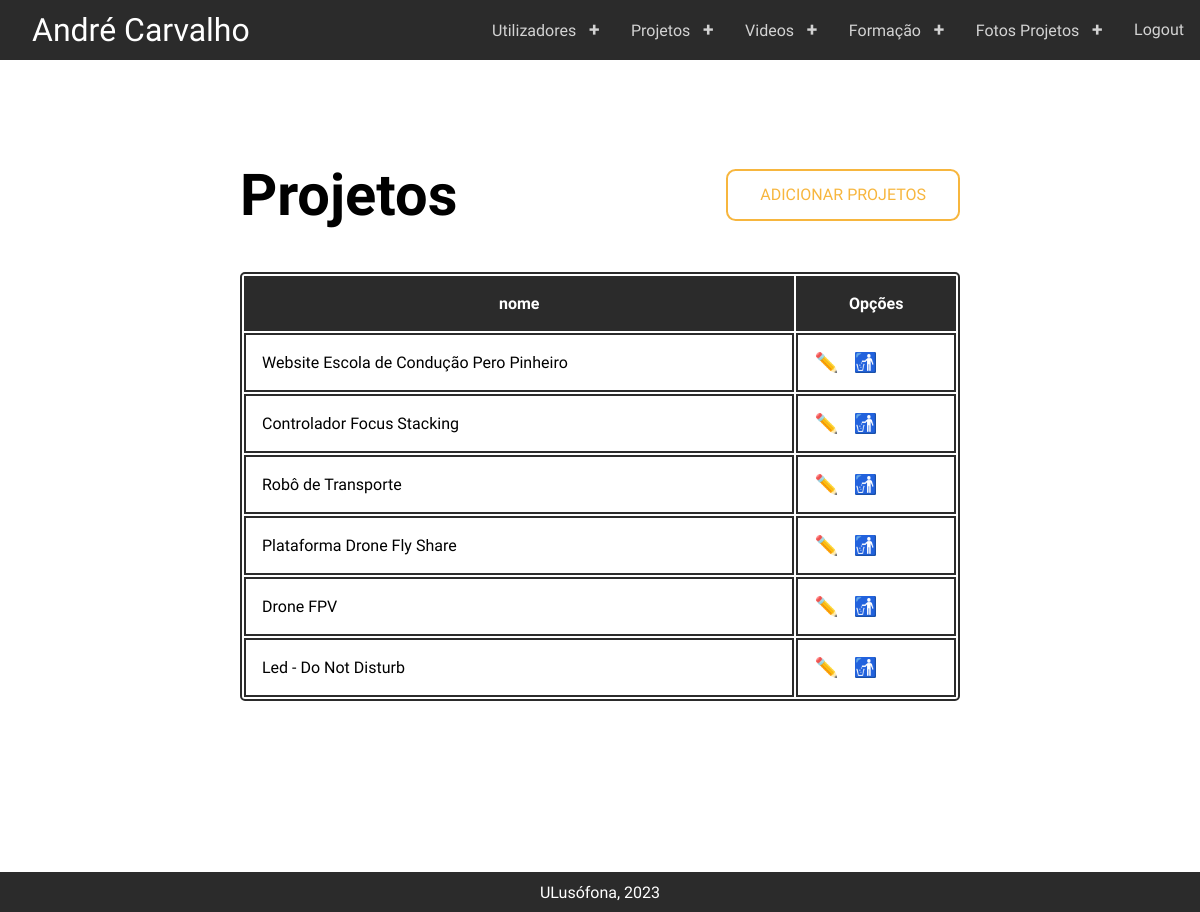
The app's page /users/lista_projetos (signed in) with its own data.
### portfolio/models.py (models this page shows, shortened)
class Projeto(models.Model):
    nome = models.CharField(max_length=50)
    descricaoResumida = models.CharField(max_length=255)
    descricao = models.TextField(max_length=5000)
    OPÇÕES = (
        ('1', 'Sim'),
        ('0', 'Não'),
    )
    destaqueHome = models.CharField(max_length=10, choices=OPÇÕES, default='1')
    categoria = models.ManyToManyField(
        CatergoriaProjeto,
        related_name='projetos'
    )
    fotos = models.ManyToManyField('Foto', related_name='projetos')

### users/views.py (the view)
# urls.py: path('lista_projetos', views.lista_projetos, name='lista_projetos'),
@login_required
def lista_projetos(request):
    projetos = Projeto.objects.all()
    campos_a_listar = ['nome', 'id']
    projetos_array = []
    for projeto in projetos:
        projeto_lista = []
        for campo in campos_a_listar:
            try:
                valor = getattr(projeto, campo)
                campo_verbose = projeto._meta.get_field(campo).verbose_name
                projeto_lista.append({'Campo': campo_verbose, 'Valor': valor})
            except AttributeError:
                continue
        projetos_array.append(projeto_lista)
    context = {
        'titulo': 'Projetos',
        'campos_a_listar': campos_a_listar,
        'objs': projetos_array,
        'endereco_edicao': 'users:editar_projeto',
        'endereco_adicao': 'users:adiciona_projeto',
        'endereco_eliminar': 'users:eliminar_projeto',
        'seoTitle': 'Listar Projetos | André Carvalho',
        'seoDescription': 'O meu interesse pela programação web começou há 5 anos quando ingressei no meu primeiro emprego.',
    }
    return render(request, 'users/lista_objs.html', context)

### portfolio/templates/users/lista_objs.html
{% extends 'users/layout.html' %}
{% block main %}
    <div class="wrapper-lista-objs">
        <div class="wrapper-lista-objs__header">
            <h2>{{ titulo }}</h2>
            <a class="button" href="{% url endereco_adicao %}">Adicionar {{ titulo }}</a>
        </div>
        <table>
            <tr>
                {% for campo in campos_a_listar %}
                    {% if campo == "id" %}
                        <th>Opções</th>
                    {% else %}
                        <th>{{ campo }}</th>
                    {% endif %}
                {% endfor %}
            </tr>
            {% for projeto_lista in objs %}
                <tr>
                    {% for item in projeto_lista %}
                        {% if item.Campo == "ID" %}
                            <td><a href="{% url endereco_edicao item.Valor %}">✏️</a>
                                <a href="{% url endereco_eliminar item.Valor %}">🚮</a></td>
                        {% else %}
                            <td>{{ item.Valor }}</td>
                        {% endif %}
                    {% endfor %}
                </tr>
            {% endfor %}
        </table>
    </div>
{% endblock %}

### portfolio/static/portfolio/css/base.css (style rules this page uses)
@media (min-width: 1024px) { h2, .h2 { line-height: 1; font-size: 57.772816512px; } }
.button, button { box-sizing: border-box; appearance: none; background-color: transparent; border: 2px solid #f7b63e; border-radius: 0.6em; color: #f7b63e; cursor: pointer; align-self: center; font-size: 1rem; font-weight: 400; line-height: 1; padding: 1rem 2rem; text-decoration: none; text-align: center; text-transform: uppercase; display: inline-block; transition: box-shadow 100ms ease-in-out, color 100ms ease-in-out; }
* { font-family: "Geologica", sans-serif; }
body { margin: 0; }
main.admin .wrapper-lista-objs { min-width: 60%; }
main.admin .wrapper-lista-objs .wrapper-lista-objs__header { display: flex; justify-content: space-between; align-items: center; gap: 2rem; flex-wrap: wrap; }
main.admin .wrapper-lista-objs table { width: 100%; border: 2px solid #2b2b2b; border-radius: 5px; padding: 0; }
main.admin .wrapper-lista-objs table th { padding: 1rem; background-color: #2b2b2b; color: white; }
main.admin .wrapper-lista-objs table td, main.admin .wrapper-lista-objs table th { border: 2px solid #2b2b2b; padding: 1rem; }
main.admin .wrapper-lista-objs table td:last-child a { text-decoration: none; margin-right: 0.7rem; font-size: 1.2rem; }
main.admin .wrapper-lista-objs table td:last-child a:last-child { margin-right: 0; }

### records on screen
Projeto: Valor "Website Escola de Condução Pero Pinheiro"
Projeto: Valor "Controlador Focus Stacking"
Projeto: Valor "Robô de Transporte"
Projeto: Valor "Plataforma Drone Fly Share"
Projeto: Valor "Drone FPV"
Projeto: Valor "Led - Do Not Disturb"

### other values on screen
{{ titulo }} "Projetos"
{{ titulo }} "PROJETOS"
{{ campo }} "nome"
